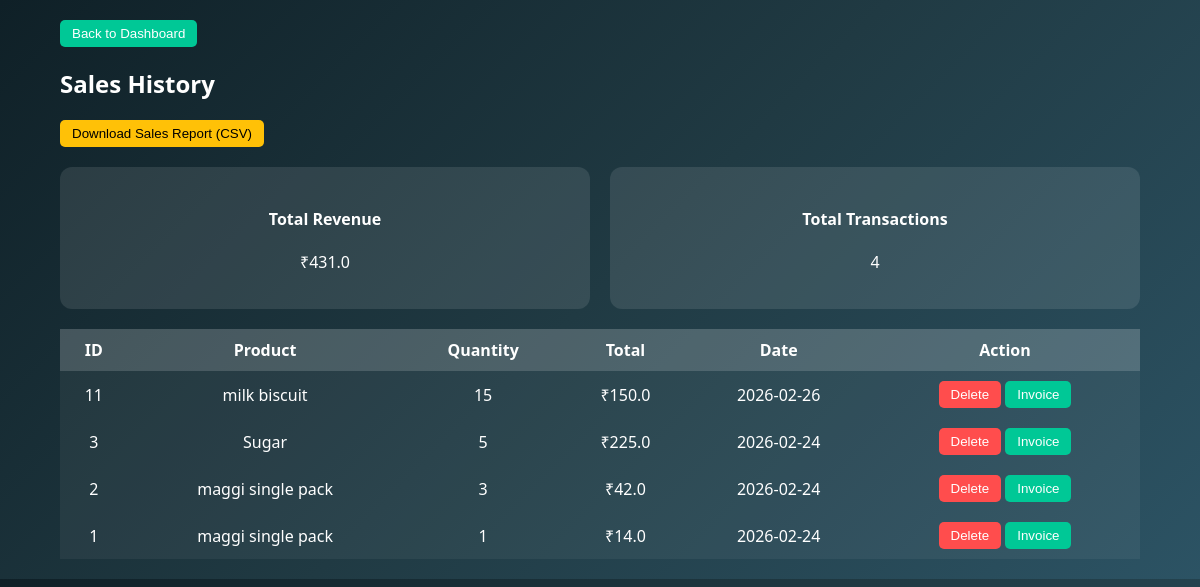
The page /sales (signed in) on the database its author committed.
### tables this page shows
CREATE TABLE sales (
            id INTEGER PRIMARY KEY AUTOINCREMENT,
            product_id INTEGER,
            quantity INTEGER,
            total REAL,
            sale_date TEXT
        );

CREATE TABLE products (
            id INTEGER PRIMARY KEY AUTOINCREMENT,
            name TEXT NOT NULL,
            price REAL NOT NULL,
            quantity INTEGER NOT NULL
        );

### app.py (the view)
@app.route("/sales")
def sales_history():
    if "user" not in session:
        return redirect("/login")
    conn = sqlite3.connect("database.db")
    cursor = conn.cursor()
    cursor.execute("""
        SELECT sales.id, products.name, sales.quantity, sales.total, sales.sale_date
        FROM sales
        JOIN products ON sales.product_id = products.id
        ORDER BY sales.id DESC
    """)
    sales = cursor.fetchall()
    cursor.execute("SELECT SUM(total), COUNT(*) FROM sales")
    summary = cursor.fetchone()
    total_revenue = summary[0] if summary[0] else 0
    total_transactions = summary[1] if summary[1] else 0
    conn.close()
    return render_template("sales.html",
        sales=sales,
        total_revenue=total_revenue,
        total_transactions=total_transactions
    )

### templates/sales.html (shortened to what this page needs)
<!DOCTYPE html>
<html>
<head>
</head>
<body>
<div class="container">
<a href="/"><button style="background:#00c896;color:white;">Back to Dashboard</button></a>
<h2>Sales History</h2>
<a href="/export_sales">
<button style="background:#ffc107;color:black;margin-bottom:20px;">
Download Sales Report (CSV)
</button>
</a>
<div class="dashboard-row">
<div class="dashboard-box">
<h4>Total Revenue</h4>
<p>₹{{ total_revenue }}</p>
</div>
<div class="dashboard-box">
<h4>Total Transactions</h4>
<p>{{ total_transactions }}</p>
</div>
</div>
<table>
<tr>
<th>ID</th>
<th>Product</th>
<th>Quantity</th>
<th>Total</th>
<th>Date</th>
<th>Action</th>
</tr>
{% for sale in sales %}
<tr>
<td>{{ sale[0] }}</td>
<td>{{ sale[1] }}</td>
<td>{{ sale[2] }}</td>
<td>₹{{ sale[3] }}</td>
<td>{{ sale[4] }}</td>
<td>
<form action="/delete_sale/{{ sale[0] }}" method="POST" style="display:inline;">
<button style="background:#ff4d4d;color:white;">Delete</button>
</form>
<a href="/invoice/{{ sale[0] }}">
<button style="background:#00c896;color:white;">Invoice</button>
</a>
</td>
</tr>
{% endfor %}
</table>
</div>
</body>
</html>

### templates/sales.html (style rules this page uses)
body { margin:0; font-family:Segoe UI; background:linear-gradient(135deg,#0f2027,#203a43,#2c5364); color:white; }
.container { width:90%;margin:auto;padding:20px; }
.dashboard-row { display:flex;gap:20px;margin-bottom:20px;flex-wrap:wrap; }
.dashboard-box { flex:1; min-width:200px; background:rgba(255,255,255,0.1); padding:20px; border-radius:12px; text-align:center; }
table { width:100%; border-collapse:collapse; }
th,td { padding:10px; text-align:center; }
th { background:rgba(255,255,255,0.2); }
td { background:rgba(255,255,255,0.05); }
button { padding:6px 12px; border:none; border-radius:5px; cursor:pointer; }

### rows shown on the page
sales: id "11", name "milk biscuit", quantity "15", total "150.0", sale_date "2026-02-26"
sales: id "3", name "Sugar", quantity "5", total "225.0", sale_date "2026-02-24"
sales: id "2", name "maggi single pack", quantity "3", total "42.0", sale_date "2026-02-24"
sales: id "1", name "maggi single pack", quantity "1", total "14.0", sale_date "2026-02-24"

### other values the page prints
{{ total_revenue }} "431.0"
{{ total_transactions }} "4"
